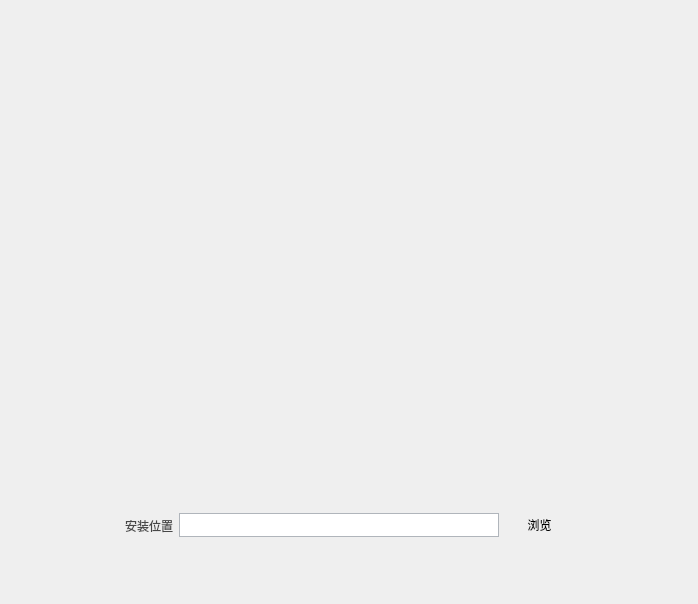
<?xml version="1.0" encoding="UTF-8"?>
<ui version="4.0">
 <class>DlgSetup</class>
 <widget class="QDialog" name="DlgSetup">
  <property name="geometry">
   <rect>
    <x>0</x>
    <y>0</y>
    <width>698</width>
    <height>604</height>
   </rect>
  </property>
  <property name="windowTitle">
   <string>Cocos Play</string>
  </property>
  <widget class="QPushButton" name="btnSetup">
   <property name="geometry">
    <rect>
     <x>280</x>
     <y>320</y>
     <width>138</width>
     <height>53</height>
    </rect>
   </property>
   <property name="sizePolicy">
    <sizepolicy hsizetype="Preferred" vsizetype="Preferred">
     <horstretch>0</horstretch>
     <verstretch>0</verstretch>
    </sizepolicy>
   </property>
   <property name="font">
    <font>
     <pointsize>12</pointsize>
     <weight>75</weight>
     <bold>true</bold>
    </font>
   </property>
   <property name="styleSheet">
    <string notr="true">QPushButton{border:none;background-image: url(:/btnInstallNormal);color:rgb(255,255,255);}
QPushButton:hover{background-image: url(:/btnInstallHover);}
QPushButton:pressed{background-image: url(:/btnInstallPress);}</string>
   </property>
   <property name="text">
    <string/>
   </property>
  </widget>
  <widget class="CScale9Image" name="imgBg">
   <property name="geometry">
    <rect>
     <x>0</x>
     <y>0</y>
     <width>698</width>
     <height>604</height>
    </rect>
   </property>
   <property name="text">
    <string/>
   </property>
  </widget>
  <widget class="QLabel" name="imgBackground">
   <property name="geometry">
    <rect>
     <x>9</x>
     <y>9</y>
     <width>680</width>
     <height>586</height>
    </rect>
   </property>
   <property name="text">
    <string/>
   </property>
   <property name="pixmap">
    <pixmap resource="data.qrc">:/background</pixmap>
   </property>
  </widget>
  <widget class="QFrame" name="hFrameDir">
   <property name="geometry">
    <rect>
     <x>0</x>
     <y>510</y>
     <width>698</width>
     <height>31</height>
    </rect>
   </property>
   <layout class="QHBoxLayout" name="horizontalLayout">
    <property name="leftMargin">
     <number>0</number>
    </property>
    <property name="topMargin">
     <number>0</number>
    </property>
    <property name="rightMargin">
     <number>0</number>
    </property>
    <property name="bottomMargin">
     <number>0</number>
    </property>
    <item>
     <spacer name="horizontalSpacer_3">
      <property name="orientation">
       <enum>Qt::Horizontal</enum>
      </property>
      <property name="sizeHint" stdset="0">
       <size>
        <width>40</width>
        <height>20</height>
       </size>
      </property>
     </spacer>
    </item>
    <item>
     <widget class="QLabel" name="txtDir">
      <property name="styleSheet">
       <string notr="true">color:rgb(71,71,71);</string>
      </property>
      <property name="text">
       <string>安装位置</string>
      </property>
     </widget>
    </item>
    <item>
     <widget class="QLineEdit" name="lineEditFile">
      <property name="minimumSize">
       <size>
        <width>320</width>
        <height>24</height>
       </size>
      </property>
      <property name="styleSheet">
       <string notr="true">QLineEdit{border:1px solid rgb(176,181,187);background-color:rgb(255,255,255);}
QLineEdit:hover{border:1px solid rgb(131,245,253);}</string>
      </property>
      <property name="readOnly">
       <bool>false</bool>
      </property>
     </widget>
    </item>
    <item>
     <widget class="QPushButton" name="btnbrowse">
      <property name="minimumSize">
       <size>
        <width>69</width>
        <height>28</height>
       </size>
      </property>
      <property name="maximumSize">
       <size>
        <width>69</width>
        <height>28</height>
       </size>
      </property>
      <property name="styleSheet">
       <string notr="true">QPushButton{border:none;background-image: url(:/btnWhiteMiddleNormal);}
QPushButton:hover{background-image: url(:/btnWhiteMiddleHover);}
QPushButton:press{background-image: url(:/btnWhiteMiddlePress);}</string>
      </property>
      <property name="text">
       <string>浏览</string>
      </property>
     </widget>
    </item>
    <item>
     <spacer name="horizontalSpacer_4">
      <property name="orientation">
       <enum>Qt::Horizontal</enum>
      </property>
      <property name="sizeHint" stdset="0">
       <size>
        <width>40</width>
        <height>20</height>
       </size>
      </property>
     </spacer>
    </item>
   </layout>
  </widget>
  <widget class="QPushButton" name="btnMinimize">
   <property name="geometry">
    <rect>
     <x>623</x>
     <y>10</y>
     <width>27</width>
     <height>23</height>
    </rect>
   </property>
   <property name="minimumSize">
    <size>
     <width>27</width>
     <height>23</height>
    </size>
   </property>
   <property name="maximumSize">
    <size>
     <width>27</width>
     <height>23</height>
    </size>
   </property>
   <property name="styleSheet">
    <string notr="true">#btnMinimize{border:none;background-image: url(:/minimize);}
#btnMinimize:hover{background-image: url(:/minimize_hover);}
#btnMinimize:pressed{background-image: url(:/minimize_press);}</string>
   </property>
   <property name="text">
    <string/>
   </property>
  </widget>
  <widget class="QPushButton" name="btnClose">
   <property name="geometry">
    <rect>
     <x>650</x>
     <y>10</y>
     <width>27</width>
     <height>23</height>
    </rect>
   </property>
   <property name="minimumSize">
    <size>
     <width>27</width>
     <height>23</height>
    </size>
   </property>
   <property name="maximumSize">
    <size>
     <width>27</width>
     <height>23</height>
    </size>
   </property>
   <property name="styleSheet">
    <string notr="true">#btnClose{border:none;background-image: url(:/clouse);}
#btnClose:hover{background-image: url(:/clouse_hover);}
#btnClose:pressed{background-image: url(:/clouse_press);}</string>
   </property>
   <property name="text">
    <string/>
   </property>
  </widget>
  <widget class="QLabel" name="label">
   <property name="geometry">
    <rect>
     <x>89</x>
     <y>190</y>
     <width>520</width>
     <height>50</height>
    </rect>
   </property>
   <property name="text">
    <string/>
   </property>
   <property name="pixmap">
    <pixmap resource="data.qrc">:/logo</pixmap>
   </property>
  </widget>
  <widget class="QFrame" name="hFrameProgress">
   <property name="geometry">
    <rect>
     <x>0</x>
     <y>340</y>
     <width>698</width>
     <height>31</height>
    </rect>
   </property>
   <layout class="QHBoxLayout" name="horizontalLayout_2">
    <property name="spacing">
     <number>0</number>
    </property>
    <property name="leftMargin">
     <number>0</number>
    </property>
    <property name="topMargin">
     <number>0</number>
    </property>
    <property name="rightMargin">
     <number>0</number>
    </property>
    <property name="bottomMargin">
     <number>0</number>
    </property>
    <item>
     <spacer name="horizontalSpacer">
      <property name="orientation">
       <enum>Qt::Horizontal</enum>
      </property>
      <property name="sizeHint" stdset="0">
       <size>
        <width>40</width>
        <height>20</height>
       </size>
      </property>
     </spacer>
    </item>
    <item>
     <widget class="QLabel" name="gifInstalling">
      <property name="minimumSize">
       <size>
        <width>92</width>
        <height>23</height>
       </size>
      </property>
      <property name="text">
       <string/>
      </property>
     </widget>
    </item>
    <item>
     <spacer name="horizontalSpacer_2">
      <property name="orientation">
       <enum>Qt::Horizontal</enum>
      </property>
      <property name="sizeHint" stdset="0">
       <size>
        <width>40</width>
        <height>20</height>
       </size>
      </property>
     </spacer>
    </item>
   </layout>
  </widget>
  <widget class="QPushButton" name="btnFinish">
   <property name="geometry">
    <rect>
     <x>540</x>
     <y>340</y>
     <width>138</width>
     <height>53</height>
    </rect>
   </property>
   <property name="sizePolicy">
    <sizepolicy hsizetype="Preferred" vsizetype="Preferred">
     <horstretch>0</horstretch>
     <verstretch>0</verstretch>
    </sizepolicy>
   </property>
   <property name="font">
    <font>
     <pointsize>12</pointsize>
     <weight>75</weight>
     <bold>true</bold>
    </font>
   </property>
   <property name="styleSheet">
    <string notr="true">QPushButton{border:none;background-image: url(:/btnStartNormal);}
QPushButton:hover{background-image: url(:/btnStartHover);}
QPushButton:pressed{background-image: url(:/btnStartPress);}</string>
   </property>
   <property name="text">
    <string/>
   </property>
  </widget>
  <widget class="QFrame" name="hFrameShowFinish">
   <property name="geometry">
    <rect>
     <x>0</x>
     <y>240</y>
     <width>698</width>
     <height>61</height>
    </rect>
   </property>
   <layout class="QHBoxLayout" name="horizontalLayout_3">
    <item>
     <spacer name="horizontalSpacer_5">
      <property name="orientation">
       <enum>Qt::Horizontal</enum>
      </property>
      <property name="sizeHint" stdset="0">
       <size>
        <width>40</width>
        <height>20</height>
       </size>
      </property>
     </spacer>
    </item>
    <item>
     <widget class="QLabel" name="txtInstallFinish">
      <property name="text">
       <string/>
      </property>
      <property name="pixmap">
       <pixmap resource="data.qrc">:/imgInstallFinish</pixmap>
      </property>
     </widget>
    </item>
    <item>
     <spacer name="horizontalSpacer_6">
      <property name="orientation">
       <enum>Qt::Horizontal</enum>
      </property>
      <property name="sizeHint" stdset="0">
       <size>
        <width>40</width>
        <height>20</height>
       </size>
      </property>
     </spacer>
    </item>
   </layout>
  </widget>
  <widget class="QLabel" name="imgInstallTxt">
   <property name="geometry">
    <rect>
     <x>123</x>
     <y>470</y>
     <width>186</width>
     <height>23</height>
    </rect>
   </property>
   <property name="text">
    <string/>
   </property>
   <property name="pixmap">
    <pixmap resource="data.qrc">:/imgInstallTxt</pixmap>
   </property>
  </widget>
  <zorder>imgBg</zorder>
  <zorder>imgBackground</zorder>
  <zorder>hFrameDir</zorder>
  <zorder>btnMinimize</zorder>
  <zorder>btnClose</zorder>
  <zorder>label</zorder>
  <zorder>hFrameProgress</zorder>
  <zorder>hFrameShowFinish</zorder>
  <zorder>imgInstallTxt</zorder>
  <zorder>btnSetup</zorder>
  <zorder>btnFinish</zorder>
 </widget>
 <layoutdefault spacing="6" margin="11"/>
 <customwidgets>
  <customwidget>
   <class>CScale9Image</class>
   <extends>QLabel</extends>
   <header>cscale9image.h</header>
  </customwidget>
 </customwidgets>
 <resources>
  <include location="data.qrc"/>
 </resources>
 <connections/>
</ui>
